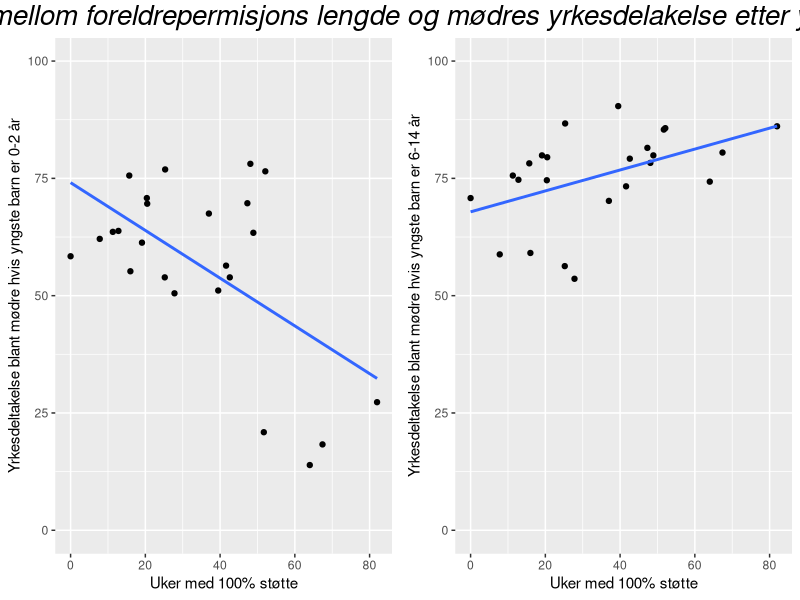

The R script that drew this image:
#Datasettet inneholder informasjon om generøsiteten av forldrepermisjonsordninger og mødres yrkesdeltakelse i 24 OECD-land i 2021
# Foreldrepermisjonene varierer mellom land. 
# For å gjøre ulike landers rettigheter sammenlignbare presenteres permisjonsordningers gunstighet
# ved hjelp av "full rate equivalent":
# Uker med 100% støtte  = Foreldrepermisjonens varighet i uker * utbetalingssats (i prosent av gjennomsnittlig inntekt) 
library(tidyverse)
women<-read.csv2("women.csv")

women$tot_full_rate<-as.numeric(women$tot_full_rate)
women$fem_emp_rate_0_2<-as.numeric(women$fem_emp_rate_0_2)
women$fem_emp_rate_6_14<-as.numeric(women$fem_emp_rate_6_14)


library(ggplot2)
women%>%
  ggplot(aes(x=tot_full_rate,y=fem_emp_rate_0_2))+
  geom_point()+
  ylim(0, 100)+
  labs(x ="Uker med 100% støtte", y = "Yrkesdeltakelse blant mødre hvis yngste barn er 0-2 år")+
  geom_smooth(method=lm, se=FALSE) -> kids_0_2

women%>%
  ggplot(aes(x=tot_full_rate,y=fem_emp_rate_6_14))+
  geom_point()+
  ylim(0, 100)+
  labs(x ="Uker med 100% støtte", y = "Yrkesdeltakelse blant mødre hvis yngste barn er 6-14 år")+
  geom_smooth(method=lm, se=FALSE) -> kids_6_14

library(gridExtra)
library(grid)
grid.arrange(kids_0_2,kids_6_14, nrow = 1,  top = textGrob("Sammenhengen mellom foreldrepermisjons lengde og mødres yrkesdelakelse etter yngste barns alder",gp=gpar(fontsize=20,font=3)))
